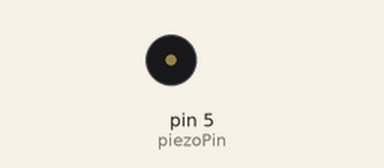
Recording of a sketch running on a simulated Arduino Uno, built with avr-gcc and run on an emulated ATmega328P. Shown: buzzer (waves = sounding).

Above: at 0.26 s.
At 2.64 s:
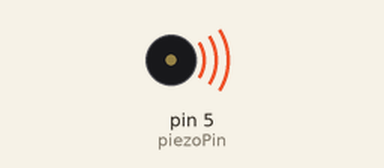
Timing chart, 0 to 5.6 s (numbered marks = the images above):
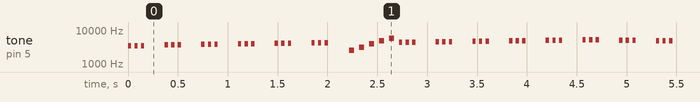

Measured:
- by itself, tone on pin 5 (piezoPin): plays 3500 Hz for 0.03 s, 3500 Hz for 0.03 s, 3500 Hz for 0.03 s, 3650 Hz for 0.03 s, 3650 Hz for 0.03 s, 3650 Hz for 0.03 s … (1074 notes in this stretch)

The sketch:

Pisk.ino
```cpp
const int piezoPin = 5;           // Пин, подключенный к базе транзистора через резистор
const int startFrequency = 3500;  // Начальная частота в Гц
const int lowerSignalFreqs[] = {2500, 3141, 3984, 4800, 5766}; // Частоты для начального сигнала
const int stepFrequency = 150;     // Шаг частоты
const int upperLimit = 5100;      // Верхняя граница частоты
const int midPoint = 4400;        // Средняя частота, где звучат сигналы
const int beepDelay = 33;         // Задержка между писками
const int signalDelay = 50;      // Задержка между частотами сигнала
const int pauseDelay = 170;       // Пауза между сериями 3-звучных сигналов
const int signalPauseDelay = 10; // Настраиваемая задержка между основным циклом и сигналами

bool increasing = true;           // Флаг направления изменения частоты
int currentFrequency = startFrequency;

void playSignal(const int freqs[], int size) {
  for (int i = 0; i < size; i++) {
    tone(piezoPin, freqs[i]);
    delay(signalDelay);
    noTone(piezoPin);
    delay(signalDelay);
  }
}

void playBeep(int freq) {
  for (int i = 0; i < 3; i++) {
    tone(piezoPin, freq);
    delay(beepDelay);
    noTone(piezoPin);
    delay(beepDelay);
  }
}

void setup() {
  pinMode(piezoPin, OUTPUT); // Устанавливаем пин как выход
}

void loop() {
  // Проверяем направление изменения частоты
  if (increasing) {
    if (currentFrequency == midPoint) {
      delay(signalPauseDelay);        // Настраиваемая задержка перед сигналами
      playSignal(lowerSignalFreqs, 5); // Воспроизводим начальный сигнал
    }
    playBeep(currentFrequency); // 3-звучный сигнал
    currentFrequency += stepFrequency;

    if (currentFrequency > upperLimit) {
      currentFrequency = upperLimit;
      increasing = false; // Меняем направление
    }
  } else {
    playBeep(currentFrequency); // 3-звучный сигнал
    currentFrequency -= stepFrequency;

    if (currentFrequency < startFrequency) {
      currentFrequency = startFrequency;
      increasing = true; // Меняем направление
    }
  }
  delay(pauseDelay); // Пауза между циклами
}
```
